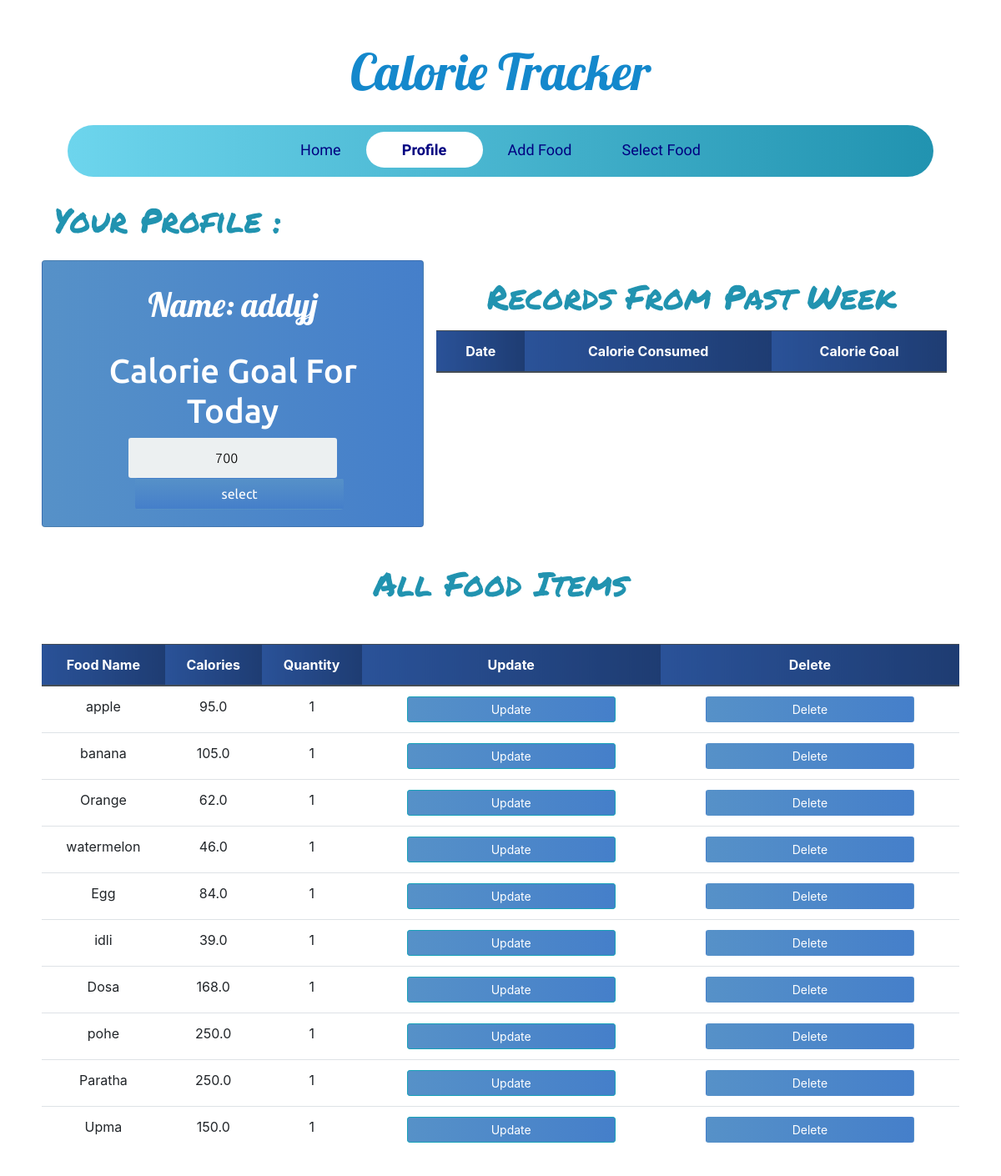
Screenshot of /profile/ (signed in) with the database file from the repository.
### calories/models.py (models this page shows, shortened)
class Profile(models.Model):
	person_of = models.ForeignKey(User,null=True,on_delete=models.CASCADE)
	calorie_count = models.FloatField(default=0,null=True,blank=True)
	food_selected = models.ForeignKey(Food,on_delete=models.CASCADE,null=True,blank=True)
	quantity = models.FloatField(default=0)
	total_calorie = models.FloatField(default=0,null=True)
	date = models.DateField(auto_now_add = True)
	calorie_goal = models.PositiveIntegerField(default=0)
	all_food_selected_today = models.ManyToManyField(Food,through='PostFood',related_name='inventory')

class Food(models.Model):
	name = models.CharField(max_length=200 ,null=False)
	quantity = models.PositiveIntegerField(null=False,default=0)
	calorie = models.FloatField(null=False,default=0)
	person_of = models.ForeignKey(User,null=True,on_delete=models.CASCADE)

### calories/views.py (the view)
# urls.py: path('profile/',ProfilePage,name='profile'),
@login_required
def ProfilePage(request):
	person = Profile.objects.filter(person_of=request.user).last()
	food_items = Food.objects.filter(person_of=request.user)
	form = ProfileForm(instance=person)
	if request.method == 'POST':
		form = ProfileForm(request.POST,instance=person)
		if form.is_valid():
			form.save()
			return redirect('profile')
	else:
		form = ProfileForm(instance=person)
	some_day_last_week = timezone.now().date() -timedelta(days=7)
	records=Profile.objects.filter(date__gte=some_day_last_week,date__lt=timezone.now().date(),person_of=request.user)
	context = {'form':form,'food_items':food_items,'records':records}
	return render(request, 'profile.html',context)

### calories/forms.py
class ProfileForm(forms.ModelForm):
	class Meta:
		model = Profile
		fields = ('calorie_goal',)

### templates/profile.html (shortened to what this page needs)
{% extends 'base.html' %}
{% block content %}
<div class="container-fluid">
    <h1 class="headline">Your Profile :</h1>
        <div class="row mt-4 mb-4">
            <div class="col-lg-5 card card-body">
            <div class="app-title">
                <h1 class="text-center profile-text mt-2">Name: {{ request.user }} </h1>
            </div>
            <form method="POST" action="" class="login-form pt-4">
                {% for field in form %}
                <h1>Calorie Goal For Today</h1>
                {{ field }}
                {% endfor %}
                <input class="btn login_btn profile-submit ml-3" type="submit" value="select">
            </form>
        </div>
        <div class="col-lg-7">
        <h1 class="text-center headline pb-2">Records From Past Week</h1>
        <table class="table text-center">
            <thead class="thead-dark">
                <tr>
                    <th scope="col">Date</th>
                    <th scope="col">Calorie Consumed</th>
                    <th scope="col">Calorie Goal</th>
                </tr>
            </thead>
        </table>
    </div>
     </div>
    <h1 class="text-center headline">All Food Items</h1>
     <div class="row mt-5">
      <table class="table text-center">
            <thead class="thead-dark">
                <tr>
                    <th scope="col">Food Name</th>
                    <th scope="col">Calories</th>
                    <th scope="col">Quantity</th>
                    <th scope="col">Update</th>
                    <th scope="col">Delete</th>
                </tr>
            </thead>
            <tbody>
                {% for food in food_items %}
                <tr>
                    <td>{{ food.name }}</td>
                    <td>{{ food.calorie }}</td>
                    <td>{{ food.quantity }}</td>
                    <td><a class="btn btn-sm btn-info" href="{% url 'update_food' food.id %}">Update</a></td>
                    <td><a class="btn btn-sm " href="{% url 'delete_food' food.id %}">Delete</a></td>
                </tr>
                {% endfor %}
            </tbody>
        </table>
    </div>
</div>
{% endblock content %}

### static/css/base.css (style rules this page uses)
a { text-decoration:none !important; }
body { font-family: Arial; background-color: #3498DB; padding: 50px; }
.app-title { text-align: center; color: #777; }
.login-form { text-align: center; }
input { text-align: center; background-color: #ECF0F1; border: 2px solid transparent; border-radius: 3px; font-size: 16px; font-weight: 200; padding: 10px 0; width: 250px; transition: border .5s; }
.btn { background: #457fca; background: -webkit-linear-gradient(to right, #5691c8, #457fca); background: linear-gradient(to right, #5691c8, #457fca); color: white !important; font-size: 16px; line-height: 25px; padding: 10px 0; text-decoration: none; text-shadow: none; border-radius: 3px; box-shadow: none; transition: 0.25s; display: block; width: 250px; margin: 0 auto; }
.card { background: #457fca; background: -webkit-linear-gradient(to right, #5691c8, #457fca); background: linear-gradient(to right, #5691c8, #457fca); color:white; }
.card::before, .card::after { position: absolute; top: 0; right: 0; bottom: 0; left: 0; transform: scale3d(0, 0, 1); transition: transform .3s ease-out 0s; background: rgba(255, 255, 255, 0.1); content: ''; pointer-events: none; }
.card::before { transform-origin: left top; }
.card::after { transform-origin: right bottom; }
th { background: #1e3c72; background: -webkit-linear-gradient(to right, #2a5298, #1e3c72); background: linear-gradient(to right, #2a5298, #1e3c72); }
.card { font-family: 'Grandstander', cursive; font-family: 'Ubuntu', sans-serif; }
.headline { font-family: 'Permanent Marker', cursive; padding-top:20px; color: #2193b0; color: -webkit-linear-gradient(to right, #6dd5ed, #2193b0); color: linear-gradient(to right, #6dd5ed, #2193b0); }
.profile-text { color:white; font-family: 'Lobster', cursive; }
.table { background-color: white; color: #18AD7C; }
.profile-submit { background: #457fca; background: -webkit-linear-gradient(to bottom, #5691c8, #457fca); background: linear-gradient(to bottom, #5691c8, #457fca); }

### rows the page displays
Profile: form "700"
Food: name "apple", calorie "95.0", quantity "1"
Food: name "banana", calorie "105.0", quantity "1"
Food: name "Orange", calorie "62.0", quantity "1"
Food: name "watermelon", calorie "46.0", quantity "1"
Food: name "Egg", calorie "84.0", quantity "1"
Food: name "idli", calorie "39.0", quantity "1"
Food: name "Dosa", calorie "168.0", quantity "1"
Food: name "pohe", calorie "250.0", quantity "1"
Food: name "Paratha", calorie "250.0", quantity "1"
Food: name "Upma", calorie "150.0", quantity "1"

### other values shown
{{ request.user }} "addyj"
